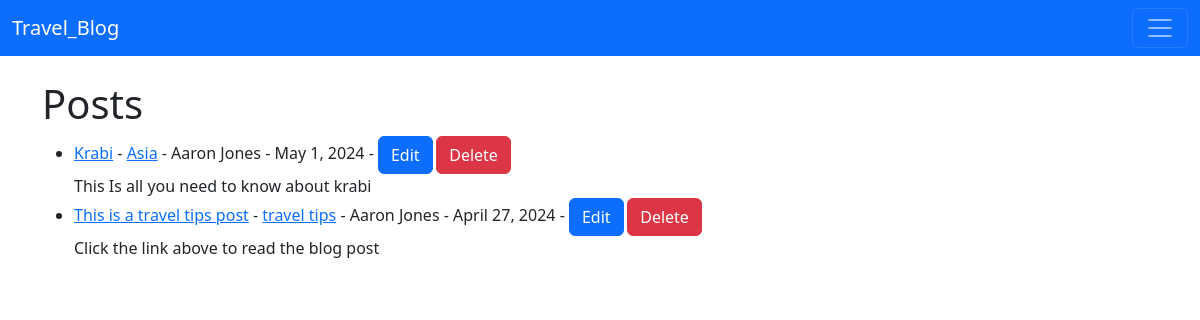
The app's page / (signed in) with its own data.
### travel_blog/models.py (models this page shows, shortened)
class Post(models.Model):
    title = models.CharField(max_length=255)
    header_image = models.ImageField(null=True, blank=True, upload_to='images')
    title_tag = models.CharField(max_length=255)
    author = models.ForeignKey(User, on_delete=models.CASCADE)
    body = RichTextField(blank=True, null=True)
    post_date = models.DateField(auto_now_add=True)
    category = models.CharField(max_length=255, default='Top Travel Locations')
    snippet = models.CharField(max_length=255)
    likes = models.ManyToManyField(User, related_name='blog_posts')

### travel_blog/views.py (the view)
# urls.py: path('', HomeView.as_view(), name='home'),
class HomeView(ListView):
    model = Post
    template_name = 'home.html'
    ordering = ['-post_date']
    def get_context_data(self, *args, **kwargs):
        cat_menu = Category.objects.all()
        context = super(HomeView, self).get_context_data(*args, **kwargs)
        context["cat_menu"] = cat_menu
        return context

### travel_blog/models.py (called while the page is built)
    def __str__(self):
        return self.name

### travel_blog/templates/home.html
{% extends 'base.html' %}
{% block content %}
<h1>Posts</h1>
<ul>
{% for post in object_list %}
<li> <a href="{% url 'article-detail' post.pk %}">{{ post.title }}</a>
    - <a href="{% url 'category' post.category|slugify %}" >{{ post.category }}</a>
     - {{ post.author.first_name }}
      {{ post.author.last_name }}
       - {{ post.post_date }}
    {% if user.is_authenticated %}
        {% if user.id == post.author.id %}
            - <small><a href="{% url 'update_post' post.pk %}" class="btn btn-primary">Edit</a>
            <a href="{% url 'delete_post' post.pk %}" class="btn btn-danger">Delete</a>
        {% endif %}
    {% endif %}
</small><br/>
{{ post.snippet }}
</li>
{% endfor %}
</ul>
{% endblock %}

### records on screen
Post: title "Krabi", category "Asia", author.first_name "Aaron", author.last_name "Jones", post_date "May 1, 2024", shows "Edit", snippet "This Is all you need to know about krabi"
Post: title "This is a travel tips post", category "travel tips", author.first_name "Aaron", author.last_name "Jones", post_date "April 27, 2024", shows "Edit", snippet "Click the link above to read the blog post"
